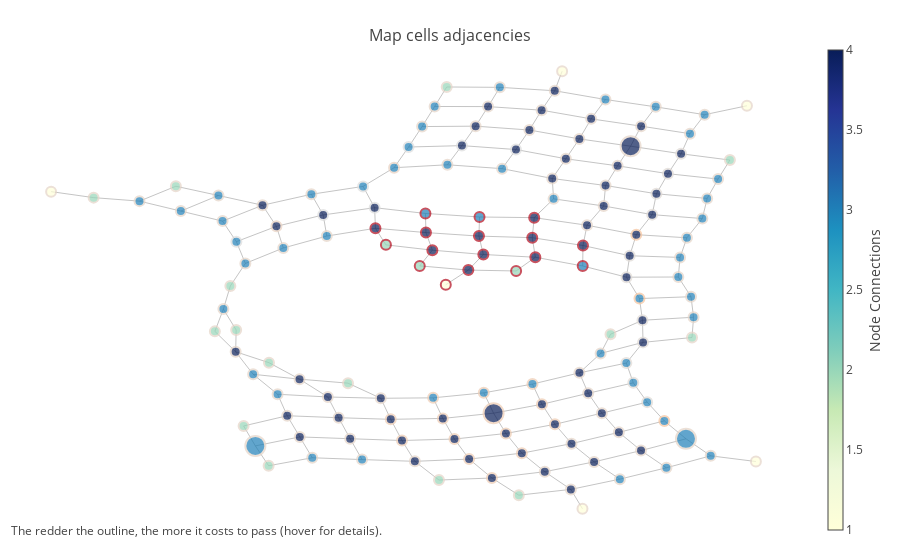

The cell this chart's notebook holds for it:
### Markdown cell above
In this (basicly) interactive graph you see cell's transit cost (circle outline) and its adjacencies (1 to 4, obviously). Bigger nodes are customers.

(*Actual graph cells are hidden for the sake of brevity if you want to see how this is made then check out pages' repo [here](https://github.com/aogier/aogier.github.io/blob/source/content/reply-cc-2019.ipynb)*)

### Code cell
py.iplot(fig, filename='networkx')

### Figure 1 — Plotly figure (JSON) as saved in the notebook; plotly's stock layout.template omitted (floating-point values rounded to 4 significant figures; data arrays with more than 128 entries replaced by an {"elided": "..."} marker saying what was removed)
{"data": [{"hoverinfo": "none", "line": {"color": "#888", "width": 0.5}, "mode": "lines", "type": "scatter", "uid": "4896af52-3949-492e-bb22-7e50eb166c39", "x": {"elided": "711 float values"}, "y": {"elided": "711 float values"}}, {"hoverinfo": "text", "marker": {"color": {"elided": "145 int values"}, "colorbar": {"thickness": 15, "title": {"side": "right", "text": "Node Connections"}, "xanchor": "left"}, "colorscale": "YlGnBu", "line": {"color": {"elided": "145 float values"}, "colorscale": "Reds", "width": 2}, "reversescale": true, "showscale": true, "size": {"elided": "145 int values"}}, "mode": "markers", "text": {"elided": "145 str values"}, "type": "scatter", "uid": "98bdd8af-2b7a-475b-8ab6-f9d40eaaf4a6", "x": {"elided": "145 float values"}, "y": {"elided": "145 float values"}}], "layout": {"annotations": [{"showarrow": false, "text": "The redder the outline, the more it costs to pass (hover for details).", "x": 0.005, "xref": "paper", "y": -0.002, "yref": "paper"}], "autosize": true, "hovermode": "closest", "margin": {"b": 20, "l": 5, "r": 5, "t": 40}, "showlegend": false, "title": {"font": {"size": 16}, "text": "<br>Map cells adjacencies"}, "xaxis": {"autorange": true, "range": [-0.9029, 0.5922], "showgrid": false, "showticklabels": false, "type": "linear", "zeroline": false}, "yaxis": {"autorange": true, "range": [-1.151, 1.136], "showgrid": false, "showticklabels": false, "type": "linear", "zeroline": false}}}
